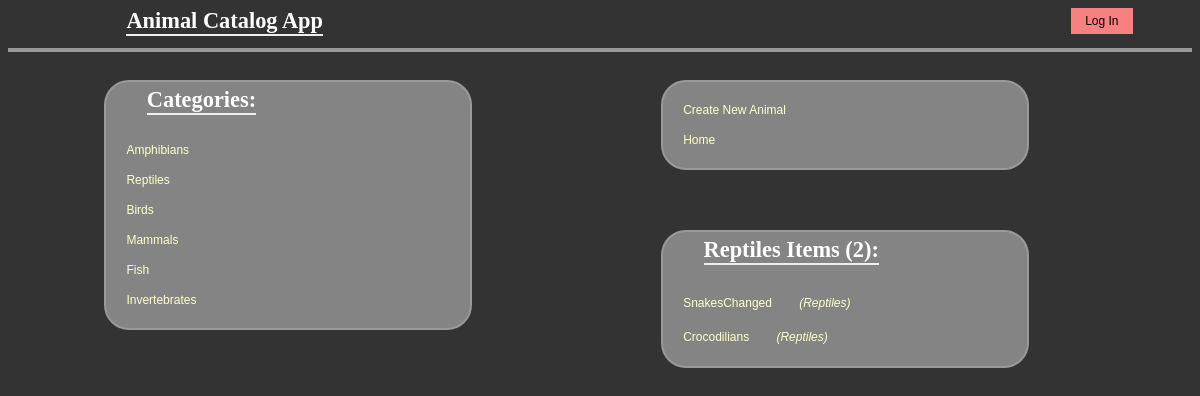
The page /catalog/Reptiles/items on the database as committed earlier.
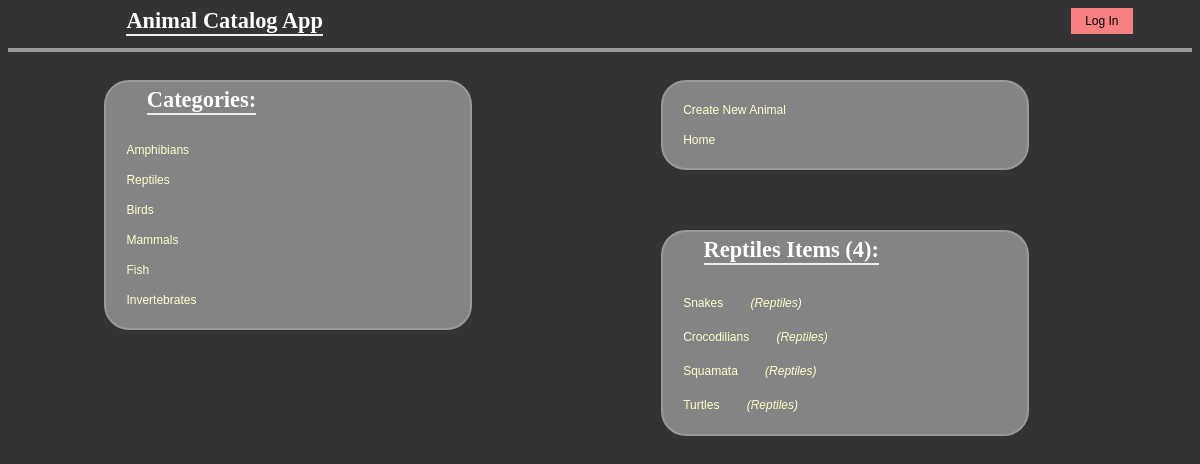
The same page on the database as committed later.
### database_setup.py (models this page shows)
class Categories(Base):
    __tablename__ = 'categories'
    id = Column(Integer, primary_key=True)
    name = Column(String(250), nullable=False)

class Items(Base):
    __tablename__ = 'items'
    name = Column(String(80), nullable=False)
    id = Column(Integer, primary_key=True)
    description = Column(String(250))
    category_id = Column(Integer, ForeignKey('categories.id'))
    categories = relationship(Categories)

### project.py (the view)
@app.route('/catalog/<string:category_name>/items')
def categoryList(category_name):
    category = session.query(Categories).all()
    category_one = session.query(Categories).filter_by(name=category_name).one()
    items = session.query(Items).filter_by(category_id=category_one.id).all()
    count = session.query(Items).filter_by(category_id=category_one.id).count()
    statusIn = 'visible'
    statusOut = 'none'
    if 'username' in login_session:
        statusIn = 'none'
        statusOut = 'visible'
    return render_template('categories.html', category=category, items=items,
                           category_name=category_name,
                           statusIn=statusIn, statusOut=statusOut, count=count)

### templates/categories.html (shortened to what this page needs)
<html>
	<head>
		<link rel=stylesheet type=text/css href="{{ url_for('static', filename='styles.css') }}">
	</head>
	<body>
		<div class = 'header'>
				<h1>Animal Catalog App</h1>
				<a id="login"    class='button {{ statusIn }}'  href="/login" >Log In</a>
		</div>
		<div class='container'>
			<div class = 'pane'>
				<div class = 'header'>
				<h1>Categories:</h1>
				</div>
				{% for i in category %}
				<div class = 'animalDiv'>
					<p>
						<a href = '{{ url_for('categoryList', category_name = i.name) }}'> {{i.name}} </a>
					</p>
				</div>
				{% endfor %}
			</div>
			<div class='pane'>
				<p>
					<a href = '{{url_for('newItem') }}'>Create New Animal</a>
				</p>
				<p>
					<a href = '{{ url_for('homePage') }}'> Home </a>
				</p>
			</div>
			<div class = 'pane'>
				<div class = 'header'>
					<h1>{{category_name}} Items ({{ count }}):</h1>
				</div>
				{% for i in items %}
				<div class = 'animalDiv'>
					<p>
						<a href = '{{ url_for('itemDetail', category_name = i.categories.name , item_id = i.id ) }}'> {{i.name}} </a>
						<a class='categoryLink' href = '{{ url_for('categoryList', category_name = i.categories.name) }}'> ({{i.categories.name}}) </a>
					</p>
				</div>
				{% endfor %}
			</div>
		</div>
	</body>
</html>

Rows that differ between the two databases and show on the page:
changed Items: name "SnakesChanged" → "Snakes"
added Items: name "Squamata", categories.name "Reptiles"
added Items: name "Turtles", categories.name "Reptiles"
Other text that changed with them:
{{ count }}: "2" → "4"
